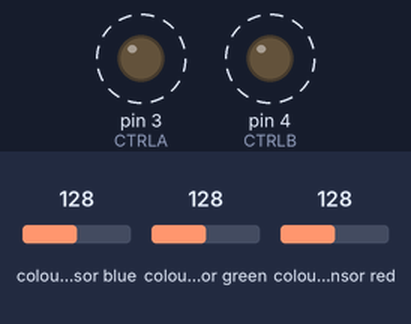
The sketch below on a simulated Arduino Uno, built with avr-gcc and run on an emulated ATmega328P. On the bench: output pins drawn as LEDs (lit = HIGH). Dashed ring = blinking. The inputs (shaded band) are chosen by the test bench; at power-on: colour sensor blue 128, colour sensor green 128, colour sensor red 128. What the sketch prints to the serial monitor is not drawn.

Above: at 1.39 s.
Timing chart, 0 to 4.3 s (numbered marks = the images above):
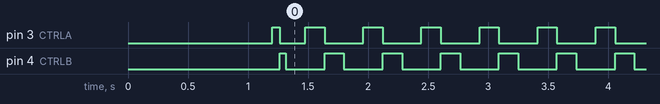

The sketch:

TransistorControlMUX_WithColorSensorV2.ino
```cpp
//Use 3 transistor multiplexer to control the clock pins of the
//3 color sensors

#include <Wire.h>
#include "Adafruit_TCS34725.h"
Adafruit_TCS34725 tcsA, tcsB, tcsC;


int CTRLA = 3;
int CTRLB = 4;
//int CTRLC = 5;

// the setup function runs once when you press reset or power the board
void setup() {

  pinMode(CTRLA, OUTPUT);
  pinMode(CTRLB, OUTPUT);
//  pinMode(CTRLC, OUTPUT);

  digitalWrite(CTRLA, LOW);
  digitalWrite(CTRLB, LOW);
//  digitalWrite(CTRLC, HIGH);
  delay(100);

  Serial.begin(9600);

  tcsA = Adafruit_TCS34725(TCS34725_INTEGRATIONTIME_50MS, TCS34725_GAIN_4X);
  tcsB = Adafruit_TCS34725(TCS34725_INTEGRATIONTIME_50MS, TCS34725_GAIN_4X);
  tcsC = Adafruit_TCS34725(TCS34725_INTEGRATIONTIME_50MS, TCS34725_GAIN_4X);

  Serial.println("Starting...");
  delay(1000);

  delay(50);

  Serial.println("Triggering Color Sensor A....");
  turnOnColorSensor(tcsA);
  delay(50);
  checkStatusOfColorSensor(tcsA);

//  delay(1000);

  Serial.println("Triggering Color Sensor B....");
  turnOnColorSensor(tcsB);
  delay(50);
  checkStatusOfColorSensor(tcsB);

//  delay(1000);

  Serial.println("Triggering Color Sensor C....");
  turnOnColorSensor(tcsC);
  delay(50);
  checkStatusOfColorSensor(tcsC);

//  delay(1000);

}

// the loop function runs over and over again forever
void loop() {

  //REMEMBER: the mirroring effect of HIGH/LOW on the base vs the collector
  turnOnColorSensor(tcsA);
  delay(50);
  Serial.print("A: ");
  printColorSensorReadings(tcsA);

  turnOnColorSensor(tcsB);
  delay(50);
  Serial.print("B: ");
  printColorSensorReadings(tcsB);

  turnOnColorSensor(tcsC);
  delay(50);
  Serial.print("C: ");
  printColorSensorReadings(tcsC);
}

void printColorSensorReadings(Adafruit_TCS34725 &tcs)
{
  uint16_t clear, red, green, blue;

  tcs.setInterrupt(false);      // turn on LED
  delay(60);  // takes 50ms to read
  tcs.getRawData(&red, &green, &blue, &clear);
  tcs.setInterrupt(true);  // turn off LED

  Serial.print("C:\t"); Serial.print(clear);
  Serial.print("\tR:\t"); Serial.print(red);
  Serial.print("\tG:\t"); Serial.print(green);
  Serial.print("\tB:\t"); Serial.print(blue);

  // Figure out some basic hex code for visualization
  uint32_t sum = clear;
  float r, g, b;
  r = red; r /= sum;
  g = green; g /= sum;
  b = blue; b /= sum;
  r *= 256; g *= 256; b *= 256;
//  Serial.print("\t");
//  Serial.print((int)r, HEX); Serial.print((int)g, HEX); Serial.print((int)b, HEX);
  Serial.println();
}

void turnOnColorSensor(Adafruit_TCS34725 &tcs)
{
  if (&tcs == &tcsA)
  {
//    Serial.println("turning on A");
    digitalWrite(CTRLA, LOW);
    digitalWrite(CTRLB, LOW);
//    digitalWrite(CTRLC, HIGH);
  }
  else if (&tcs == &tcsB)
  {
//    Serial.println("turning on B");
    digitalWrite(CTRLA, HIGH);
    digitalWrite(CTRLB, LOW);
//    digitalWrite(CTRLC, HIGH);
  }
  else if (&tcs == &tcsC)
  {
//    Serial.println("turning on C");
    digitalWrite(CTRLA, LOW);
    digitalWrite(CTRLB, HIGH);
//    digitalWrite(CTRLC, LOW);
  }
  else
  {
    Serial.println("Invalid choice of transistor");
  }
}

void checkStatusOfColorSensor(Adafruit_TCS34725 &tcs)
{
  //code to check if color sensor is detected
  Serial.println("Color View Test!");

  if (tcs.begin()) {
    Serial.println("Found sensor");
  } else {
    Serial.println("No TCS34725 found ... check your connections");
    //while (1); // halt!
  }
//  Serial.println("boo");
}
```

Measured:
- by itself, pin 3 (CTRLA): repeats every 0.48 s: HIGH 0.16 s, LOW 0.32 s
- by itself, pin 4 (CTRLB): alternates HIGH for 0.16 s and LOW for 0.32 s
- by itself, everything shown: repeats every 0.48 s, in 3 steps
